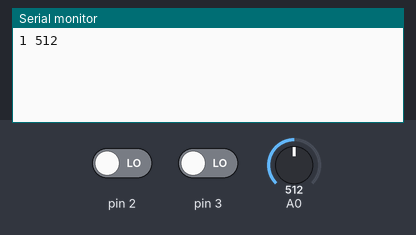
This sketch was run on a simulated Arduino Leonardo, built with avr-gcc and run on an emulated ATmega32U4. Shown: the last lines printed to the serial monitor. The test bench sets the inputs (shaded band); at power-on: A0 = 512, pin 2 LOW, pin 3 LOW.

Above: at 1.2 s.
1.3 s: A0 set to 716
At 2.4 s:
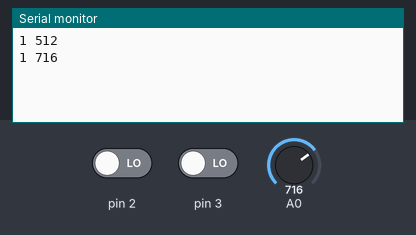
2.8 s: pin 2 driven HIGH
At 3.6 s:
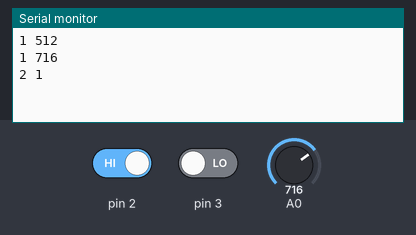
4.3 s: pin 3 driven HIGH
At 4.7 s:
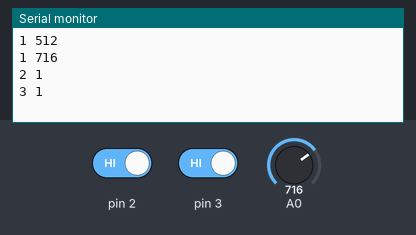
5.8 s: A0 set to 900
At 7.0 s:
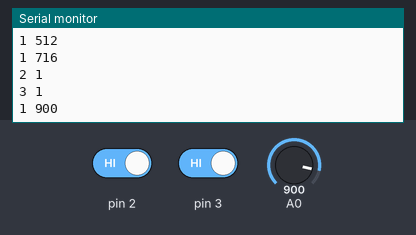
7.3 s: pin 2 driven LOW
At 8.2 s:
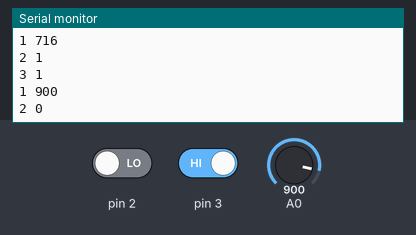
8.8 s: pin 3 driven LOW
At 9.3 s:
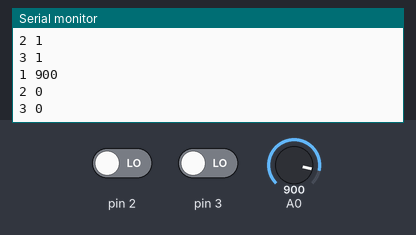
Timing chart, 0 to 11.3 s (numbered marks = the images above; inputs shaded):
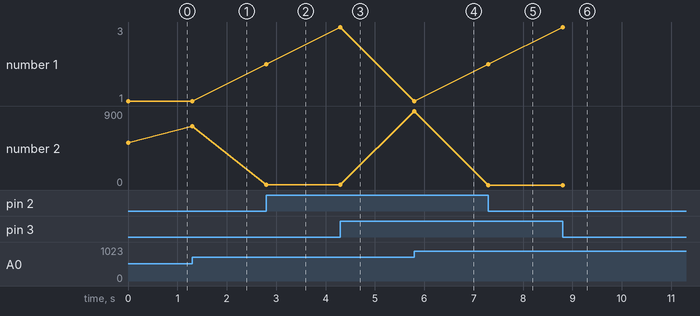

The sketch:

serialToMaxChangeOut.ino
```cpp
/*
Send analogue and digitalinput readings straight through to Max
(I think this is different if using Leonardo, possibly need to
use Serial1.print instead??)

See accompanying Fritzing file for circuit example

Luke Wodbury 25 February 2016
*/
  int pot = 0;
  int but1 = 0;
  int but2 = 0;

  int lastPot = 0;
  int lastBut1 = 0;
  int lastBut2 = 0;

void setup(){
  // create serial buffer
  Serial.begin(9600);
}

void loop(){
  // pot input
  pot = analogRead(0);
  but1 = digitalRead(2);
  but2 = digitalRead(3);

  if (pot != lastPot){
    Serial.print("1 ");
    Serial.println(pot);
  }

  if (but1 != lastBut1){
    Serial.print("2 ");
    Serial.println(but1);
  }

  if (but2 != lastBut2){
    Serial.print("3 ");
    Serial.println(but2);
  }

  lastPot = pot;
  lastBut1 = but1;
  lastBut2 = but2;
}
```

Measured:
- after the input at 1.3 s, the serial monitor: prints a new line at once (image 1)
- after the input at 2.8 s, the serial monitor: prints a new line at once (image 2)
- after the input at 4.3 s, the serial monitor: prints a new line at once (image 3)
- after the input at 5.8 s, the serial monitor: prints a new line at once (image 4)
- after the input at 7.3 s, the serial monitor: prints a new line at once (image 5)
- after the input at 8.8 s, the serial monitor: prints a new line at once (image 6)
- plotted number 1: 1 → 2 after the input at 2.8 s, 2 → 3 after the input at 4.3 s, 1 → 2 after the input at 7.3 s, 2 → 3 after the input at 8.8 s
- plotted number 2: 512 → 716 after the input at 1.3 s, 1 → 900 after the input at 5.8 s, 900 → 0 after the input at 7.3 s
